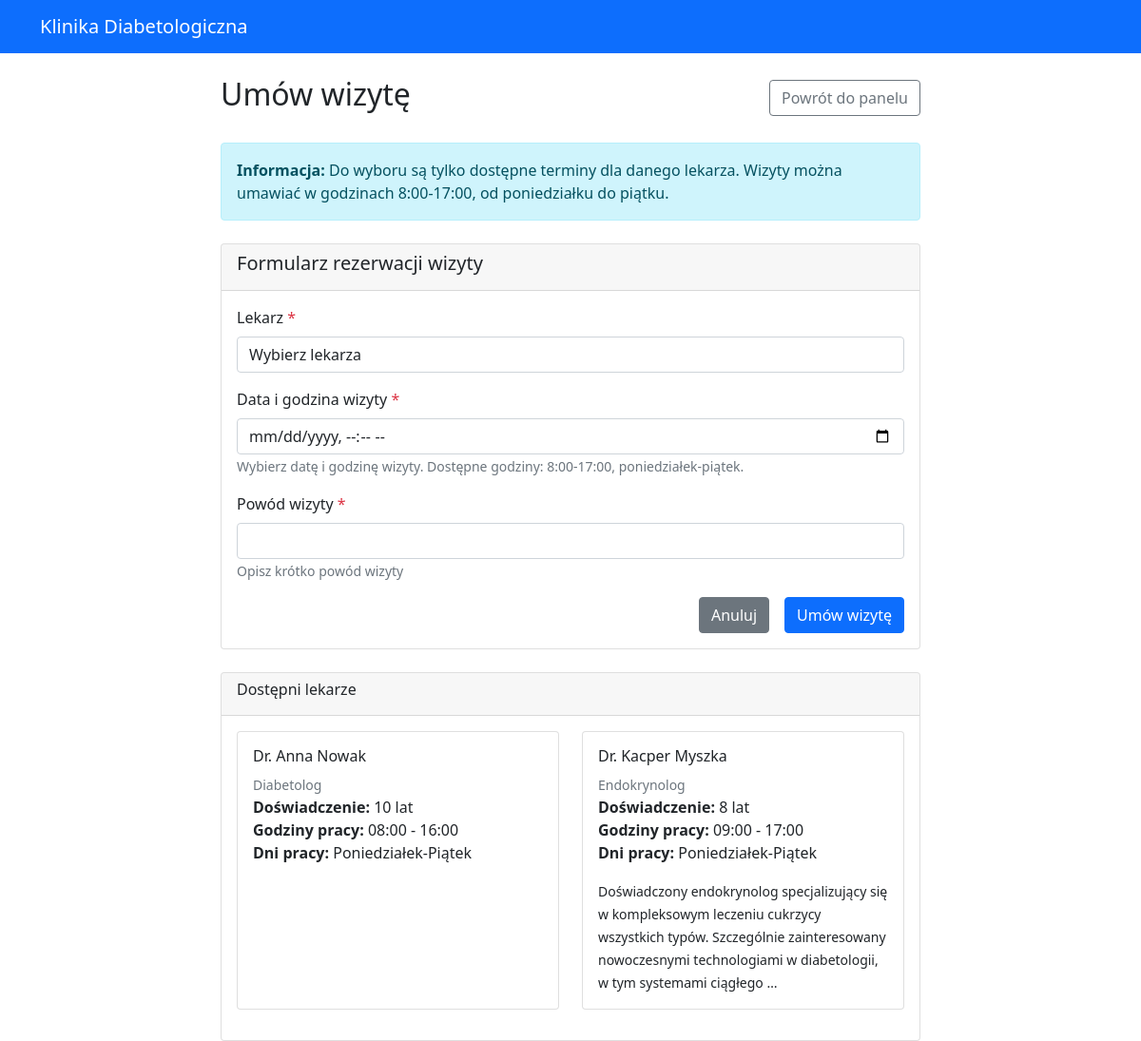
The page /appointments/book/ (signed in) on the database its author committed.
### doctors/models.py (models this page shows)
class Doctor(models.Model):
    user = models.OneToOneField(settings.AUTH_USER_MODEL, on_delete=models.CASCADE, related_name='doctor_profile')
    license_number = models.CharField(max_length=20, unique=True)
    specialization = models.CharField(
        max_length=50,
        choices=[
            ('endocrinologist', 'Endokrynolog'),
            ('diabetologist', 'Diabetolog'),
            ('internal_medicine', 'Internista'),
            ('family_medicine', 'Lekarz rodzinny'),
        ]
    )
    years_of_experience = models.PositiveIntegerField()
    office_address = models.TextField()
    consultation_fee = models.DecimalField(max_digits=6, decimal_places=2)
    working_hours_start = models.TimeField()
    working_hours_end = models.TimeField()
    working_days = models.CharField(
        max_length=20,
        choices=[
            ('mon-fri', 'Poniedziałek-Piątek'),
            ('mon-sat', 'Poniedziałek-Sobota'),
            ('tue-thu', 'Wtorek-Czwartek'),
        ],
        default='mon-fri'
    )
    education = models.TextField()
    certifications = models.TextField(blank=True)
    bio = models.TextField(blank=True)
    is_accepting_patients = models.BooleanField(default=True)
    created_at = models.DateTimeField(auto_now_add=True)
    updated_at = models.DateTimeField(auto_now=True)
    def __str__(self):
        return f"Dr. {self.user.first_name} {self.user.last_name} - {self.get_specialization_display()}"
    class Meta:
        verbose_name = "Lekarz"
        verbose_name_plural = "Lekarze"

### authentication/models.py (models this page shows, shortened)
class User(AbstractUser):
    USER_TYPE_CHOICES = (
        ('patient', 'Pacjent'),
        ('doctor', 'Lekarz'),
    )
    user_type = models.CharField(
        max_length=10,
        choices=USER_TYPE_CHOICES,
        default='patient'
    )
    phone_number = models.CharField(max_length=15, blank=True)
    failed_login_attempts = models.IntegerField(default=0)
    last_failed_login = models.DateTimeField(null=True, blank=True)
    account_locked_until = models.DateTimeField(null=True, blank=True)
    def is_patient(self):
        return self.user_type == 'patient'

### appointments/views.py (the view, shortened to what this page needs)
# urls.py: path('book/', views.book_appointment, name='book_appointment'),
@login_required
def book_appointment(request):
    if not request.user.is_patient():
        messages.error(request, 'Tylko pacjenci mogą rezerwować wizyty.')
        return redirect('authentication:login')
    patient = request.user.patient_profile
    if request.method == 'POST':
        form = AppointmentBookingForm(request.POST)
        if form.is_valid():
            appointment = form.save(commit=False)
            appointment.patient = request.user.patient_profile
            appointment.save()
            messages.success(request, 'Pomyślnie zapisano na wizytę!')
            return redirect('appointments:patient_history')
        else:
            messages.error(request, 'Sprawdź poprawność wprowadzonych danych.')
    else:
        form = AppointmentBookingForm()
    patient = request.user.patient_profile
    cooldown_info = None
    context = {
        'form': form,
        'title': 'Umów wizytę',
        'cooldown_info': cooldown_info,
    }
    return render(request, 'appointments/book_appointment.html', context)

### appointments/forms.py (shortened to what this page needs)
class AppointmentBookingForm(forms.ModelForm):
    doctor = forms.ModelChoiceField(
        queryset=Doctor.objects.filter(is_accepting_patients=True),
        empty_label="Wybierz lekarza",
        widget=forms.Select(attrs={'class': 'form-control'}),
        label='Lekarz'
    )
    appointment_date = forms.DateTimeField(
        widget=forms.DateTimeInput(attrs={
            'type': 'datetime-local',
            'class': 'form-control'
        }),
        label='Data i godzina wizyty'
    )
    reason = forms.CharField(
        max_length=200,
        widget=forms.TextInput(attrs={'class': 'form-control'}),
        label='Powód wizyty',
        help_text='Opisz krótko powód wizyty'
    )
    class Meta:
        model = Appointment
        fields = ['doctor', 'appointment_date', 'reason']
    def __init__(self, *args, **kwargs):
        super().__init__(*args, **kwargs)
        self.fields['doctor'].queryset = Doctor.objects.filter(is_accepting_patients=True)

### patients/models.py (called while the page is built)
    def can_book_appointment(self):
        if not self.last_cancellation_time:
            return True
        time_since_cancellation = timezone.now() - self.last_cancellation_time
        return time_since_cancellation >= timedelta(minutes=2)

### appointments/templates/appointments/book_appointment.html (shortened to what this page needs)
{% extends 'authentication/base.html' %}
{% block content %}
<div class="row justify-content-center">
    <div class="col-md-8">
        <div class="d-flex justify-content-between align-items-center mb-4">
            <h2>Umów wizytę</h2>
            <a href="{% url 'patients:dashboard' %}" class="btn btn-outline-secondary">Powrót do panelu</a>
        </div>
        {% if cooldown_info and cooldown_info.active %}
            <div class="alert alert-warning mb-4">
                <i class="fas fa-clock"></i>
                <strong>Ograniczenie czasowe:</strong> Musisz odczekać {{ cooldown_info.minutes }} minut i {{ cooldown_info.seconds }} sekund
                po ostatnim anulowaniu przed zapisaniem się na nową wizytę.
            </div>
        {% else %}
            <div class="alert alert-info mb-4">
                <strong>Informacja:</strong> Do wyboru są tylko dostępne terminy dla danego lekarza. Wizyty można umawiać w godzinach 8:00-17:00, od poniedziałku do piątku.
            </div>
        {% endif %}
        <div class="card">
            <div class="card-header">
                <h5>Formularz rezerwacji wizyty</h5>
            </div>
            <div class="card-body">
                <form method="post" novalidate {% if cooldown_info and cooldown_info.active %}style="pointer-events: none; opacity: 0.6;"{% endif %}>
                    <div class="row">
                        <div class="col-md-12 mb-3">
                            <label for="{{ form.doctor.id_for_label }}" class="form-label">
                                {{ form.doctor.label }}
                                {% if form.doctor.field.required %}
                                    <span class="text-danger">*</span>
                                {% endif %}
                            </label>
                            {{ form.doctor }}
                        </div>
                    </div>
                    <div class="row">
                        <div class="col-md-12 mb-3">
                            <label for="{{ form.appointment_date.id_for_label }}" class="form-label">
                                {{ form.appointment_date.label }}
                                {% if form.appointment_date.field.required %}
                                    <span class="text-danger">*</span>
                                {% endif %}
                            </label>
                            {{ form.appointment_date }}
                            <small class="form-text text-muted">
                                Wybierz datę i godzinę wizyty. Dostępne godziny: 8:00-17:00, poniedziałek-piątek.
                            </small>
                        </div>
                    </div>
                    <div class="row">
                        <div class="col-md-12 mb-3">
                            <label for="{{ form.reason.id_for_label }}" class="form-label">
                                {{ form.reason.label }}
                                {% if form.reason.field.required %}
                                    <span class="text-danger">*</span>
                                {% endif %}
                            </label>
                            {{ form.reason }}
                            {% if form.reason.help_text %}
                                <small class="form-text text-muted">
                                    {{ form.reason.help_text }}
                                </small>
                            {% endif %}
                        </div>
                    </div>
                    <div class="row">
                        <div class="col-12">
                            <div class="d-grid gap-2 d-md-flex justify-content-md-end">
                                <a href="{% url 'patients:dashboard' %}" class="btn btn-secondary me-md-2">Anuluj</a>
                                <button type="submit" class="btn btn-primary"
                                        {% if cooldown_info and cooldown_info.active %}disabled{% endif %}>
                                    {% if cooldown_info and cooldown_info.active %}
                                        Odczekaj {{ cooldown_info.minutes }}:{{ cooldown_info.seconds|stringformat:"02d" }}
                                    {% else %}
                                        Umów wizytę
                                    {% endif %}
                                </button>
                            </div>
                        </div>
                    </div>
                </form>
            </div>
        </div>
        <div class="card mt-4">
            <div class="card-header">
                <h6>Dostępni lekarze</h6>
            </div>
            <div class="card-body">
                <div class="row">
                    {% for doctor in form.doctor.field.queryset %}
                        <div class="col-md-6 mb-3">
                            <div class="card h-100">
                                <div class="card-body">
                                    <h6 class="card-title">
                                        Dr. {{ doctor.user.first_name }} {{ doctor.user.last_name }}
                                    </h6>
                                    <p class="card-text">
                                        <small class="text-muted">{{ doctor.get_specialization_display }}</small><br>
                                        <strong>Doświadczenie:</strong> {{ doctor.years_of_experience }} lat<br>
                                        <strong>Godziny pracy:</strong> {{ doctor.working_hours_start }} - {{ doctor.working_hours_end }}<br>
                                        <strong>Dni pracy:</strong> {{ doctor.get_working_days_display }}
                                    </p>
                                    {% if doctor.bio %}
                                        <p class="card-text">
                                            <small>{{ doctor.bio|truncatewords:20 }}</small>
                                        </p>
                                    {% endif %}
                                </div>
                            </div>
                        </div>
                    {% endfor %}
                </div>
            </div>
        </div>
    </div>
</div>
{% endblock %}

### rows shown on the page
Doctor: user.first_name "Anna", user.last_name "Nowak", specialization "Diabetolog", years_of_experience "10", working_hours_start "08:00", working_hours_end "16:00", working_days "Poniedziałek-Piątek"
Doctor: user.first_name "Kacper", user.last_name "Myszka", specialization "Endokrynolog", years_of_experience "8", working_hours_start "09:00", working_hours_end "17:00", working_days "Poniedziałek-Piątek", bio "Doświadczony endokrynolog specjalizujący się w kompleksowym leczeniu cukrzycy wszystkich typów. Szczególnie zainteresowany nowoczesnymi technologiami w diabetologii, w tym systemami ciągłego …"
